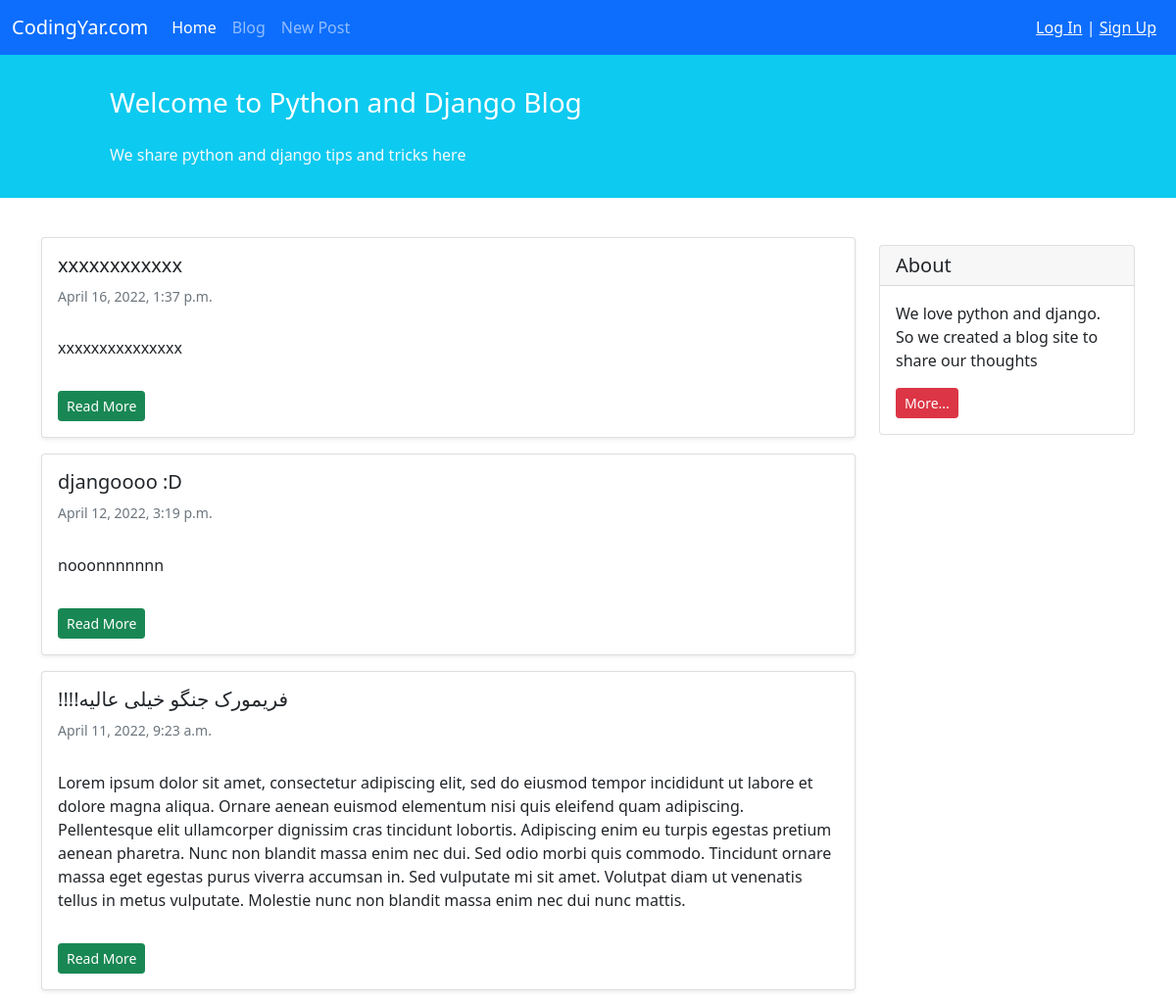
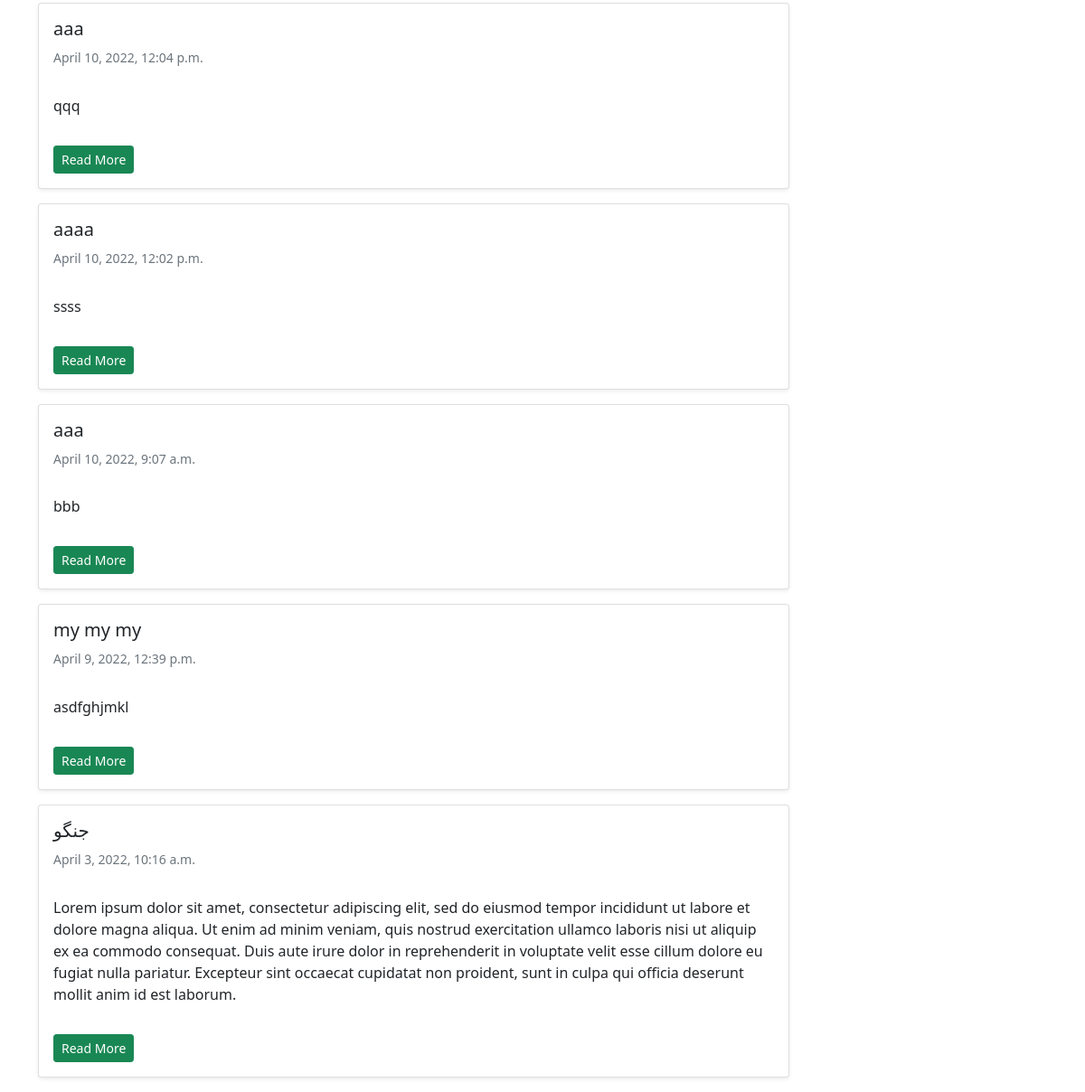
Screenshot of /blog/ with the database file from the repository (2 pictures, top to bottom).
### blog/models.py (models this page shows, shortened)
class Post(models.Model):
    STATUS_CHOICES = (
        ('pub', 'Published'),
        ('drf', 'Draft'),
    )
    title = models.CharField(max_length=100)
    text = models.TextField()
    author = models.ForeignKey('auth.User', on_delete=models.CASCADE)
    datetime_created = models.DateTimeField(auto_now_add=True)
    datetime_modified = models.DateTimeField(auto_now=True)
    status = models.CharField(choices=STATUS_CHOICES, max_length=3)

### blog/views.py (the view)
# urls.py: path('', views.PostListView.as_view(), name='posts_list'),
class PostListView(generic.ListView):
    template_name = 'blog/posts_list.html'
    context_object_name = 'posts_list'
    def get_queryset(self):
        return Post.objects.filter(status='pub').order_by('-datetime_modified')

### blog/templates/blog/posts_list.html (shortened to what this page needs)
{% extends '_base.html' %}
{% block content %}
    <div class="container mt-4">
        <div class="row">
            <div class="col-9">
                {% for post in posts_list %}
                    <div class="card shadow-sm my-3">
                        <div class="card-body">
                            <h5 class="card-title">{{ post.title}}</h5>
                            <h6 class="card-subtitle mb-2 text-muted small py-2">{{ post.datetime_modified}}</h6>
                            <p class="card-text py-3">
                                {{ post.text}}
                            </p>
                            <a href ={% url 'post_detail' post.id %} class="btn btn-sm btn-success">Read More</a>
                        </div>
                    </div>
                {% endfor %}
            </div>
            <div class="col-3">
                <div class="card my-4">
                    <h5 class="card-header">About</h5>
                    <div class="card-body">
                        <p class="card-text">We love python and django. So we created a blog site to share our
                            thoughts</p>
                        <a href="#"
                           class="btn btn-sm btn-danger">
                            More...
                        </a>
                    </div>
                </div>
            </div>
        </div>
    </div>
{% endblock %}

### templates/_base.html (shortened to what this page needs)
<!doctype html>
<html lang="en">
<head>
    <link href="https://cdn.jsdelivr.net/npm/bootstrap@5.1.3/dist/css/bootstrap.min.css" rel="stylesheet"
>
</head>
<body>
    <nav class="navbar navbar-expand-lg navbar-dark bg-primary">
        <div class="container-fluid">
            <a class="navbar-brand" href="#">CodingYar.com</a>
            <div class="collapse navbar-collapse" id="navbarNavAltMarkup">
                <div class="navbar-nav">
                    <a class="nav-link active" aria-current="page" href="#">Home</a>
                    <a class="nav-link" href="{% url 'posts_list' %}">Blog</a>
                    <a class="nav-link" href="{% url 'post_create' %}">New Post </a>
                </div>
            </div>
            <div class="mx-2 text-white">
                {% if user.is_authenticated %}
                    Welcome {{ user.username }} | <a href="{% url 'logout' %}" class="text-light">Log Out</a>
                {% else %}
                    <a href="{% url 'login' %}" class="text-light">Log In</a> |  <a href="{% url 'signup' %}" class="text-light">Sign Up</a>
                {% endif %}
            </div>
        </div>
    </nav>
<div class="container-fluid bg-info">
    <div class="row py-3">
        <div class="col-md-8 col-md-10 mx-auto">
            <h3 class="my-4 mt-3 text-white">Welcome to Python and Django Blog</h3>
            <p class="text-light">We share python and django tips and tricks here</p>
        </div>
    </div>
</div>
{% block content %}{% endblock%}
</body>
</html>

### rows the page displays
Post: title "xxxxxxxxxxxx", datetime_modified "April 16, 2022, 1:37 p.m.", text "xxxxxxxxxxxxxxx"
Post: title "djangoooo :D", datetime_modified "April 12, 2022, 3:19 p.m.", text "nooonnnnnnn"
Post: title "!!!!فریمورک جنگو خیلی عالیه", datetime_modified "April 11, 2022, 9:23 a.m.", text "Lorem ipsum dolor sit amet, consectetur adipiscing elit, sed do eiusmod tempor incididunt ut labore et dolore magna aliqua. Ornare aenean euismod elementum nisi quis eleifend quam adipiscing. Pellentesque elit ullamcorper dignissim cras tincidunt lobortis. Adipiscing enim eu turpis egestas pretium aenean pharetra. Nunc non blandit massa enim nec dui. Sed odio morbi quis commodo. Tincidunt ornare massa eget egestas purus viverra accumsan in. Sed vulputate mi sit amet. Volutpat diam ut venenatis tellus in metus vulputate. Molestie nunc non blandit massa enim nec dui nunc mattis."
Post: title "aaa", datetime_modified "April 10, 2022, 12:04 p.m.", text "qqq"
Post: title "aaaa", datetime_modified "April 10, 2022, 12:02 p.m.", text "ssss"
Post: title "aaa", datetime_modified "April 10, 2022, 9:07 a.m.", text "bbb"
Post: title "my my my", datetime_modified "April 9, 2022, 12:39 p.m.", text "asdfghjmkl"
Post: title "جنگو", datetime_modified "April 3, 2022, 10:16 a.m.", text "Lorem ipsum dolor sit amet, consectetur adipiscing elit, sed do eiusmod tempor incididunt ut labore et dolore magna aliqua. Ut enim ad minim veniam, quis nostrud exercitation ullamco laboris nisi ut aliquip ex ea commodo consequat. Duis aute irure dolor in reprehenderit in voluptate velit esse cillum dolore eu fugiat nulla pariatur. Excepteur sint occaecat cupidatat non proident, sunt in culpa qui officia deserunt mollit anim id est laborum."
